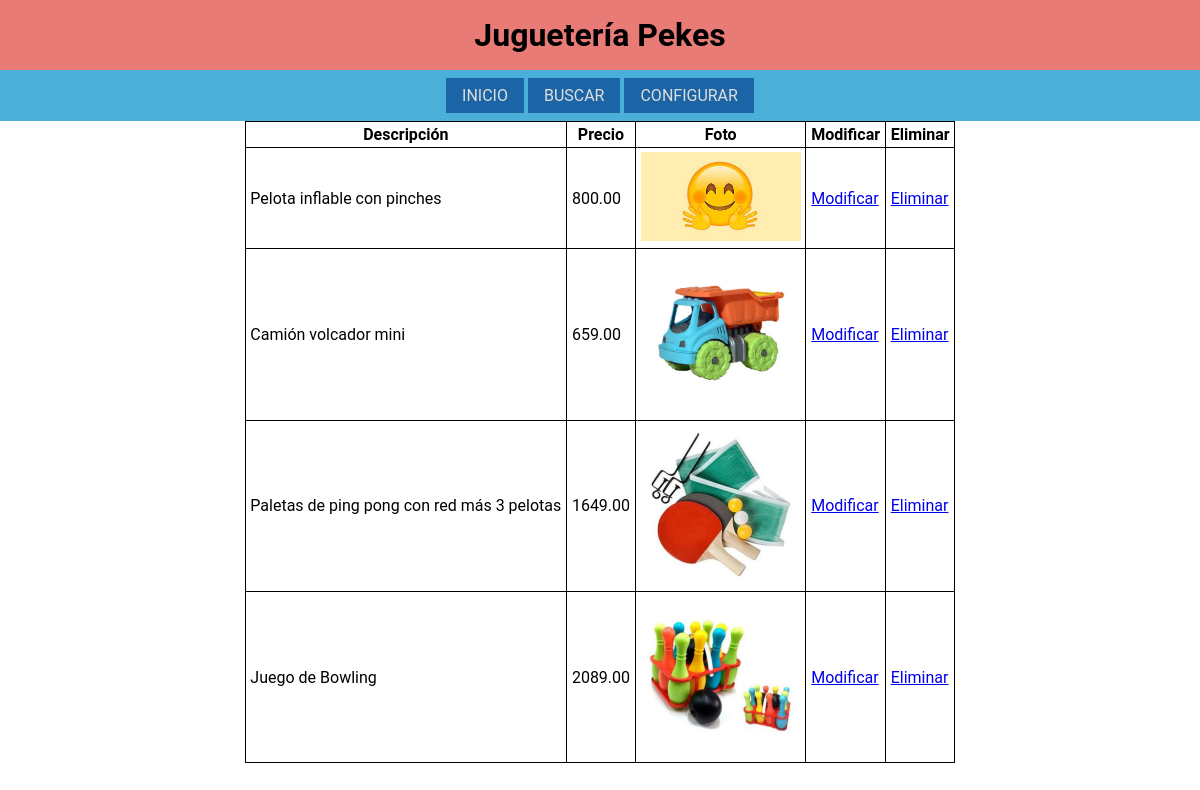
The page /sitio1/index.php on the database its author committed.
### tables this page shows
CREATE TABLE `juguetes` (
  `id` int(11) NOT NULL,
  `descripcion` varchar(100) NOT NULL,
  `precio` decimal(6,2) NOT NULL,
  `foto` varchar(50) DEFAULT NULL
);

### sitio1/index.php (the view, shortened to what this page needs)
<?php
    $conexion = conectar();
    if ($conexion) {
        $sql = 'SELECT * FROM juguetes';
        $query = mysqli_query($conexion, $sql);
        if ($query) {
            $filas = mysqli_num_rows($query);
            if ($filas > 0) {
                echo '<table>
                        <thead>
                            <th>Descripción</th>
                            <th>Precio</th>
                            <th>Foto</th>
                            <th>Modificar</th>
                            <th>Eliminar</th>
                        </thead>
                        <tbody>';
                while ($linea = mysqli_fetch_array($query)) {
                    echo '<tr>';
                    echo '<td>' . $linea['descripcion'] . '</td>';
                    echo '<td>' . $linea['precio'] . '</td>';
                    echo '<td><img src="img/' . $linea['foto'] . '"></td>';
                    echo '<td><a href="php/modificar.php?id=' .  $linea['id'] . '">Modificar</a></td>';
                    echo '<td><a href="php/eliminar.php?id=' .  $linea['id'] . '">Eliminar</a></td>';
                    echo '</tr>';
                }
                echo '</tbody></table>';
            } else {
                echo '<p>La consulta no arrojó resultados</p>';
            }
        } else {
            echo '<p>No se pudo hacer la consulta</p>';
        }
    } else {
        echo '<p>Error al conectar</p>';
    }
?>

### sitio1/css/estilo.css (style rules this page uses)
* { margin: 0px auto; padding: 0px; }
body { font-family: 'Roboto', sans-serif; }
header { background-color:#E87B76; color: #000000; }
h1 { padding: 0.5em 0; }
nav { background-color: #4AB0D9; }
nav ul { list-style: none; text-align: center; }
nav ul li { display: inline-block; height: min-content; margin: 1em 0em; }
nav a { padding: 0.5em 1em; text-decoration: none; color: #DDD; text-transform: uppercase; background-color: #1B65A6; }
h1, h2, h3 { text-align: center; }
table { border-collapse: collapse; }
th, td { border: 1px solid black; padding: .2em .3em; }
table img { width: 10em; }

### rows shown on the page
juguetes: descripcion "Pelota inflable con pinches", precio "800.00", foto (picture)
juguetes: descripcion "Camión volcador mini", precio "659.00", foto (picture)
juguetes: descripcion "Paletas de ping pong con red más 3 pelotas", precio "1649.00", foto (picture)
juguetes: descripcion "Juego de Bowling", precio "2089.00", foto (picture)
